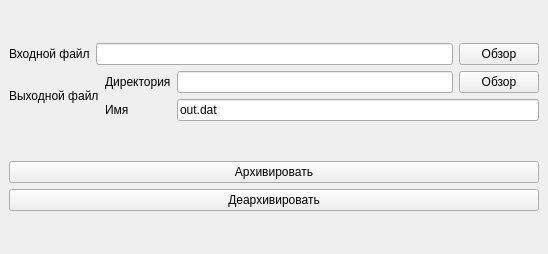
<?xml version="1.0" encoding="UTF-8"?>
<ui version="4.0">
 <class>MainWindow</class>
 <widget class="QMainWindow" name="MainWindow">
  <property name="geometry">
   <rect>
    <x>0</x>
    <y>0</y>
    <width>548</width>
    <height>254</height>
   </rect>
  </property>
  <property name="windowTitle">
   <string>HaffmanArciver</string>
  </property>
  <widget class="QWidget" name="centralwidget">
   <layout class="QGridLayout" name="gridLayout">
    <item row="0" column="0">
     <layout class="QVBoxLayout" name="verticalLayout_2">
      <item>
       <layout class="QHBoxLayout" name="horizontalLayout">
        <item>
         <widget class="QLabel" name="label">
          <property name="text">
           <string>Входной файл</string>
          </property>
         </widget>
        </item>
        <item>
         <widget class="QLineEdit" name="InFile"/>
        </item>
        <item>
         <widget class="QPushButton" name="SelectInFile">
          <property name="text">
           <string>Обзор</string>
          </property>
         </widget>
        </item>
       </layout>
      </item>
      <item>
       <layout class="QHBoxLayout" name="horizontalLayout_2">
        <item>
         <widget class="QLabel" name="label_2">
          <property name="text">
           <string>Выходной файл</string>
          </property>
         </widget>
        </item>
        <item>
         <layout class="QGridLayout" name="gridLayout_2">
          <item row="1" column="2">
           <widget class="QPushButton" name="SelectOutFile">
            <property name="text">
             <string>Обзор</string>
            </property>
           </widget>
          </item>
          <item row="1" column="1">
           <widget class="QLineEdit" name="OutFile"/>
          </item>
          <item row="1" column="0">
           <widget class="QLabel" name="label_3">
            <property name="text">
             <string>Директория</string>
            </property>
           </widget>
          </item>
          <item row="2" column="0">
           <widget class="QLabel" name="label_4">
            <property name="text">
             <string>Имя</string>
            </property>
           </widget>
          </item>
          <item row="2" column="1" colspan="2">
           <widget class="QLineEdit" name="OutFileName">
            <property name="text">
             <string>out.dat</string>
            </property>
           </widget>
          </item>
         </layout>
        </item>
       </layout>
      </item>
     </layout>
    </item>
    <item row="1" column="0">
     <layout class="QVBoxLayout" name="verticalLayout">
      <item>
       <widget class="QPushButton" name="Arc">
        <property name="text">
         <string>Архивировать</string>
        </property>
       </widget>
      </item>
      <item>
       <widget class="QPushButton" name="DeArc">
        <property name="text">
         <string>Деархивировать</string>
        </property>
       </widget>
      </item>
     </layout>
    </item>
   </layout>
  </widget>
 </widget>
 <resources/>
 <connections/>
</ui>
